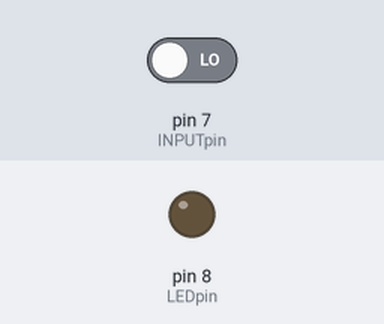
A sketch run on a simulated Arduino Uno, built with avr-gcc and run on an emulated ATmega328P. On the bench: output pins drawn as LEDs (lit = HIGH). Inputs (shaded band) come from the test bench; at power-on: pin 7 (INPUTpin) LOW.

Above: at 1.2 s.
1.3 s: pin 7 (INPUTpin) driven HIGH
At 2.5 s:
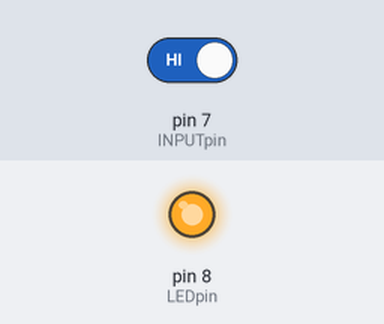
2.8 s: pin 7 (INPUTpin) driven LOW
At 3.8 s:
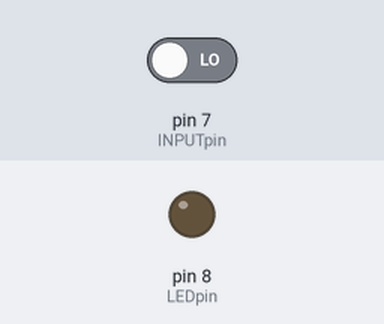
Timing chart, 0 to 5.8 s (numbered marks = the images above; inputs shaded):
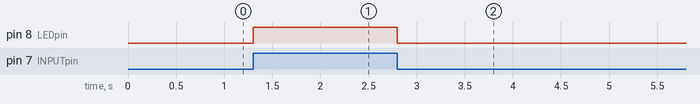

Measured:
- after the input at 1.3 s, pin 8 (LEDpin): LOW → HIGH at once
- after the input at 2.8 s, pin 8 (LEDpin): HIGH → LOW at once

The sketch:

Internal_pull_up_resistor.ino
```cpp
const int LEDpin = 8;       // choose the pin for led
const int INPUTpin = 7;      // choose the input pin for switch
void setup() {
  pinMode(LEDpin, OUTPUT);    //  led for output
  pinMode(INPUTpin, INPUT);   // switch as input


}

void loop() {
  int val = digitalRead(INPUTpin);   // read the input value
  if( val == HIGH)                   // check if button is pressed
  {
    digitalWrite(LEDpin, HIGH);      // led is on
  }
  else
  {
     digitalWrite(LEDpin, LOW);      // led is off
  }

 }
```
